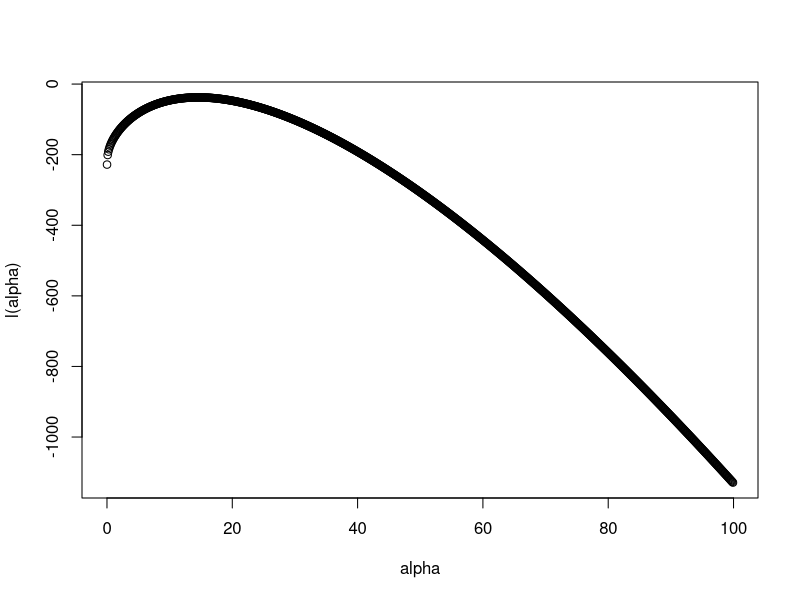

Write R code to recreate this figure. (Note: this script raises an error after producing the figure.)
o = c(5.1, 7.4, 10.9, 21.3, 12.3, 15.4, 25.4, 18.2, 17.4, 22.5)

alphas = seq(from = 0.01, to = 100, by = 0.1)

l_alpha = function(alphas){
  loglikGamma = c()
  for (alpha_i in alphas) {
    loglikGamma = append(loglikGamma,sum(log(dgamma(o,alpha_i))))
  }
  return(loglikGamma)
}



plot(alphas,l_alpha(alphas),xlab = "alpha",ylab = "l(alpha)")

interval = c(0.01,100)
uniroot(loglikGamma,interval = interval)
